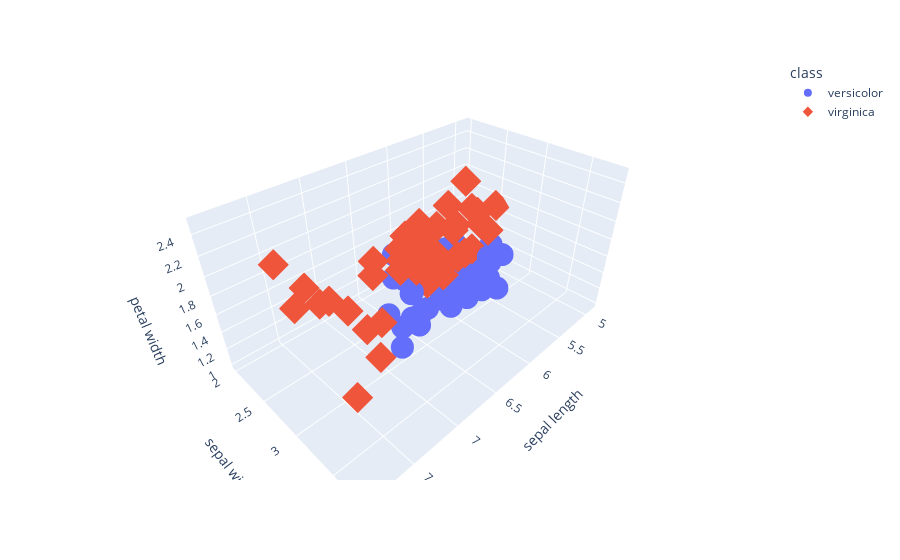

Source (notebook cell):
### Code cell
import plotly.express as px
import pandas as pd

fig = px.scatter_3d(iris_df_filtered, x='sepal length', y='sepal width', z='petal width',
                    color='class', symbol='class')


# Mostrar el gráfico
fig.show()

### Figure 1 — Plotly figure (JSON) as saved in the notebook; plotly's stock layout.template omitted (floating-point values rounded to 4 significant figures)
{"data": [{"hovertemplate": "class=versicolor<br>sepal length=%{x}<br>sepal width=%{y}<br>petal width=%{z}<extra></extra>", "legendgroup": "versicolor", "marker": {"color": "#636efa", "symbol": "circle"}, "mode": "markers", "name": "versicolor", "scene": "scene", "showlegend": true, "type": "scatter3d", "x": [7, 6.4, 6.9, 5.5, 6.5, 5.7, 6.3, 4.9, 6.6, 5.2, 5, 5.9, 6, 6.1, 5.6, 6.7, 5.6, 5.8, 6.2, 5.6, 5.9, 6.1, 6.3, 6.1, 6.4, 6.6, 6.8, 6.7, 6, 5.7, 5.5, 5.5, 5.8, 6, 5.4, 6, 6.7, 6.3, 5.6, 5.5, 5.5, 6.1, 5.8, 5, 5.6, 5.7, 5.7, 6.2, 5.1, 5.7], "y": [3.2, 3.2, 3.1, 2.3, 2.8, 2.8, 3.3, 2.4, 2.9, 2.7, 2, 3, 2.2, 2.9, 2.9, 3.1, 3, 2.7, 2.2, 2.5, 3.2, 2.8, 2.5, 2.8, 2.9, 3, 2.8, 3, 2.9, 2.6, 2.4, 2.4, 2.7, 2.7, 3, 3.4, 3.1, 2.3, 3, 2.5, 2.6, 3, 2.6, 2.3, 2.7, 3, 2.9, 2.9, 2.5, 2.8], "z": [1.4, 1.5, 1.5, 1.3, 1.5, 1.3, 1.6, 1, 1.3, 1.4, 1, 1.5, 1, 1.4, 1.3, 1.4, 1.5, 1, 1.5, 1.1, 1.8, 1.3, 1.5, 1.2, 1.3, 1.4, 1.4, 1.7, 1.5, 1, 1.1, 1, 1.2, 1.6, 1.5, 1.6, 1.5, 1.3, 1.3, 1.3, 1.2, 1.4, 1.2, 1, 1.3, 1.2, 1.3, 1.3, 1.1, 1.3]}, {"hovertemplate": "class=virginica<br>sepal length=%{x}<br>sepal width=%{y}<br>petal width=%{z}<extra></extra>", "legendgroup": "virginica", "marker": {"color": "#EF553B", "symbol": "diamond"}, "mode": "markers", "name": "virginica", "scene": "scene", "showlegend": true, "type": "scatter3d", "x": [6.3, 5.8, 7.1, 6.3, 6.5, 7.6, 4.9, 7.3, 6.7, 7.2, 6.5, 6.4, 6.8, 5.7, 5.8, 6.4, 6.5, 7.7, 7.7, 6, 6.9, 5.6, 7.7, 6.3, 6.7, 7.2, 6.2, 6.1, 6.4, 7.2, 7.4, 7.9, 6.4, 6.3, 6.1, 7.7, 6.3, 6.4, 6, 6.9, 6.7, 6.9, 5.8, 6.8, 6.7, 6.7, 6.3, 6.5, 6.2, 5.9], "y": [3.3, 2.7, 3, 2.9, 3, 3, 2.5, 2.9, 2.5, 3.6, 3.2, 2.7, 3, 2.5, 2.8, 3.2, 3, 3.8, 2.6, 2.2, 3.2, 2.8, 2.8, 2.7, 3.3, 3.2, 2.8, 3, 2.8, 3, 2.8, 3.8, 2.8, 2.8, 2.6, 3, 3.4, 3.1, 3, 3.1, 3.1, 3.1, 2.7, 3.2, 3.3, 3, 2.5, 3, 3.4, 3], "z": [2.5, 1.9, 2.1, 1.8, 2.2, 2.1, 1.7, 1.8, 1.8, 2.5, 2, 1.9, 2.1, 2, 2.4, 2.3, 1.8, 2.2, 2.3, 1.5, 2.3, 2, 2, 1.8, 2.1, 1.8, 1.8, 1.8, 2.1, 1.6, 1.9, 2, 2.2, 1.5, 1.4, 2.3, 2.4, 1.8, 1.8, 2.1, 2.4, 2.3, 1.9, 2.3, 2.5, 2.3, 1.9, 2, 2.3, 1.8]}], "layout": {"legend": {"title": {"text": "class"}, "tracegroupgap": 0}, "margin": {"t": 60}, "scene": {"domain": {"x": [0, 1], "y": [0, 1]}, "xaxis": {"title": {"text": "sepal length"}}, "yaxis": {"title": {"text": "sepal width"}}, "zaxis": {"title": {"text": "petal width"}}}}}
